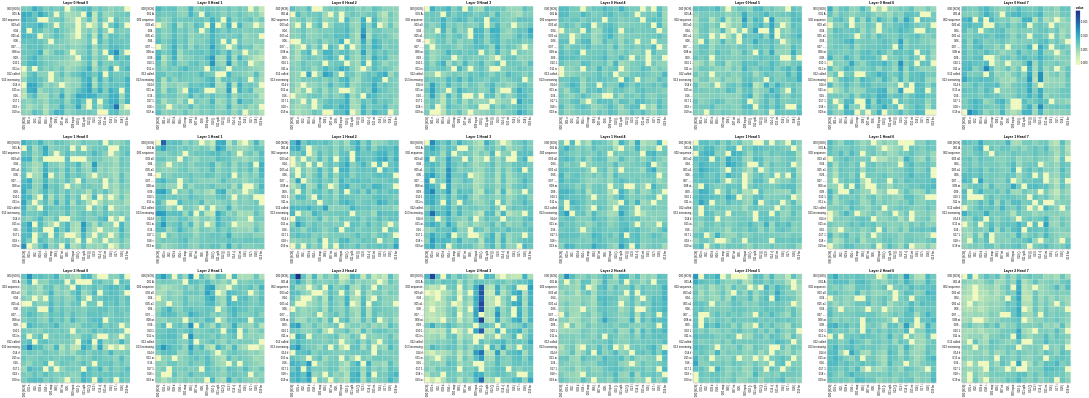

This figure's notebook cell:
### Code cell
# Encoder Self-Attention
get_all_attention_maps("encoder-decoder", layers, heads, encoder_input_tokens, decoder_input_tokens, min(20, sentence_len))

### Figure 1 — Vega-Lite specification as saved in the notebook (floating-point values rounded to 4 significant figures; data arrays with more than 128 entries replaced by an {"elided": "..."} marker saying what was removed)
{"config": {"view": {"continuousWidth": 400, "continuousHeight": 300}}, "vconcat": [{"hconcat": [{"data": {"name": "data-23fcf6bd0262f901179649a1bfbf1953"}, "mark": "rect", "encoding": {"color": {"field": "value", "type": "quantitative"}, "tooltip": [{"field": "row", "type": "quantitative"}, {"field": "column", "type": "quantitative"}, {"field": "value", "type": "quantitative"}, {"field": "row_token", "type": "nominal"}, {"field": "col_token", "type": "nominal"}], "x": {"axis": {"title": ""}, "field": "col_token", "type": "nominal"}, "y": {"axis": {"title": ""}, "field": "row_token", "type": "nominal"}}, "height": 400, "selection": {"selector049": {"type": "interval", "bind": "scales", "encodings": ["x", "y"]}}, "title": "Layer 0 Head 0", "width": 400}, {"data": {"name": "data-4b9dc53f1a9c0082c9dea975f9e272a3"}, "mark": "rect", "encoding": {"color": {"field": "value", "type": "quantitative"}, "tooltip": [{"field": "row", "type": "quantitative"}, {"field": "column", "type": "quantitative"}, {"field": "value", "type": "quantitative"}, {"field": "row_token", "type": "nominal"}, {"field": "col_token", "type": "nominal"}], "x": {"axis": {"title": ""}, "field": "col_token", "type": "nominal"}, "y": {"axis": {"title": ""}, "field": "row_token", "type": "nominal"}}, "height": 400, "selection": {"selector050": {"type": "interval", "bind": "scales", "encodings": ["x", "y"]}}, "title": "Layer 0 Head 1", "width": 400}, {"data": {"name": "data-94df0815c0bd995c3ebf557dc608aa62"}, "mark": "rect", "encoding": {"color": {"field": "value", "type": "quantitative"}, "tooltip": [{"field": "row", "type": "quantitative"}, {"field": "column", "type": "quantitative"}, {"field": "value", "type": "quantitative"}, {"field": "row_token", "type": "nominal"}, {"field": "col_token", "type": "nominal"}], "x": {"axis": {"title": ""}, "field": "col_token", "type": "nominal"}, "y": {"axis": {"title": ""}, "field": "row_token", "type": "nominal"}}, "height": 400, "selection": {"selector051": {"type": "interval", "bind": "scales", "encodings": ["x", "y"]}}, "title": "Layer 0 Head 2", "width": 400}, {"data": {"name": "data-0f1cdf91067cc9103a2c29b3f4de8e77"}, "mark": "rect", "encoding": {"color": {"field": "value", "type": "quantitative"}, "tooltip": [{"field": "row", "type": "quantitative"}, {"field": "column", "type": "quantitative"}, {"field": "value", "type": "quantitative"}, {"field": "row_token", "type": "nominal"}, {"field": "col_token", "type": "nominal"}], "x": {"axis": {"title": ""}, "field": "col_token", "type": "nominal"}, "y": {"axis": {"title": ""}, "field": "row_token", "type": "nominal"}}, "height": 400, "selection": {"selector052": {"type": "interval", "bind": "scales", "encodings": ["x", "y"]}}, "title": "Layer 0 Head 3", "width": 400}, {"data": {"name": "data-c9ac77e01907610aada93647ad3d0717"}, "mark": "rect", "encoding": {"color": {"field": "value", "type": "quantitative"}, "tooltip": [{"field": "row", "type": "quantitative"}, {"field": "column", "type": "quantitative"}, {"field": "value", "type": "quantitative"}, {"field": "row_token", "type": "nominal"}, {"field": "col_token", "type": "nominal"}], "x": {"axis": {"title": ""}, "field": "col_token", "type": "nominal"}, "y": {"axis": {"title": ""}, "field": "row_token", "type": "nominal"}}, "height": 400, "selection": {"selector053": {"type": "interval", "bind": "scales", "encodings": ["x", "y"]}}, "title": "Layer 0 Head 4", "width": 400}, {"data": {"name": "data-1809c0bd0553d5d6cc65a8bfc2a0ea1a"}, "mark": "rect", "encoding": {"color": {"field": "value", "type": "quantitative"}, "tooltip": [{"field": "row", "type": "quantitative"}, {"field": "column", "type": "quantitative"}, {"field": "value", "type": "quantitative"}, {"field": "row_token", "type": "nominal"}, {"field": "col_token", "type": "nominal"}], "x": {"axis": {"title": ""}, "field": "col_token", "type": "nominal"}, "y": {"axis": {"title": ""}, "field": "row_token", "type": "nominal"}}, "height": 400, "selection": {"selector054": {"type": "interval", "bind": "scales", "encodings": ["x", "y"]}}, "title": "Layer 0 Head 5", "width": 400}, {"data": {"name": "data-bffe9a95d950b82ced0b683a02e0f579"}, "mark": "rect", "encoding": {"color": {"field": "value", "type": "quantitative"}, "tooltip": [{"field": "row", "type": "quantitative"}, {"field": "column", "type": "quantitative"}, {"field": "value", "type": "quantitative"}, {"field": "row_token", "type": "nominal"}, {"field": "col_token", "type": "nominal"}], "x": {"axis": {"title": ""}, "field": "col_token", "type": "nominal"}, "y": {"axis": {"title": ""}, "field": "row_token", "type": "nominal"}}, "height": 400, "selection": {"selector055": {"type": "interval", "bind": "scales", "encodings": ["x", "y"]}}, "title": "Layer 0 Head 6", "width": 400}, {"data": {"name": "data-874802a07d124aa2fab199822c348967"}, "mark": "rect", "encoding": {"color": {"field": "value", "type": "quantitative"}, "tooltip": [{"field": "row", "type": "quantitative"}, {"field": "column", "type": "quantitative"}, {"field": "value", "type": "quantitative"}, {"field": "row_token", "type": "nominal"}, {"field": "col_token", "type": "nominal"}], "x": {"axis": {"title": ""}, "field": "col_token", "type": "nominal"}, "y": {"axis": {"title": ""}, "field": "row_token", "type": "nominal"}}, "height": 400, "selection": {"selector056": {"type": "interval", "bind": "scales", "encodings": ["x", "y"]}}, "title": "Layer 0 Head 7", "width": 400}]}, {"hconcat": [{"data": {"name": "data-ab939f8a4d99848ca61cd63e86bc7ee5"}, "mark": "rect", "encoding": {"color": {"field": "value", "type": "quantitative"}, "tooltip": [{"field": "row", "type": "quantitative"}, {"field": "column", "type": "quantitative"}, {"field": "value", "type": "quantitative"}, {"field": "row_token", "type": "nominal"}, {"field": "col_token", "type": "nominal"}], "x": {"axis": {"title": ""}, "field": "col_token", "type": "nominal"}, "y": {"axis": {"title": ""}, "field": "row_token", "type": "nominal"}}, "height": 400, "selection": {"selector057": {"type": "interval", "bind": "scales", "encodings": ["x", "y"]}}, "title": "Layer 1 Head 0", "width": 400}, {"data": {"name": "data-f93562bf006fceae99a0b84469636834"}, "mark": "rect", "encoding": {"color": {"field": "value", "type": "quantitative"}, "tooltip": [{"field": "row", "type": "quantitative"}, {"field": "column", "type": "quantitative"}, {"field": "value", "type": "quantitative"}, {"field": "row_token", "type": "nominal"}, {"field": "col_token", "type": "nominal"}], "x": {"axis": {"title": ""}, "field": "col_token", "type": "nominal"}, "y": {"axis": {"title": ""}, "field": "row_token", "type": "nominal"}}, "height": 400, "selection": {"selector058": {"type": "interval", "bind": "scales", "encodings": ["x", "y"]}}, "title": "Layer 1 Head 1", "width": 400}, {"data": {"name": "data-61e38a2260fc53c452506d3b647fa838"}, "mark": "rect", "encoding": {"color": {"field": "value", "type": "quantitative"}, "tooltip": [{"field": "row", "type": "quantitative"}, {"field": "column", "type": "quantitative"}, {"field": "value", "type": "quantitative"}, {"field": "row_token", "type": "nominal"}, {"field": "col_token", "type": "nominal"}], "x": {"axis": {"title": ""}, "field": "col_token", "type": "nominal"}, "y": {"axis": {"title": ""}, "field": "row_token", "type": "nominal"}}, "height": 400, "selection": {"selector059": {"type": "interval", "bind": "scales", "encodings": ["x", "y"]}}, "title": "Layer 1 Head 2", "width": 400}, {"data": {"name": "data-617c8078b244432990539410c55c0f7a"}, "mark": "rect", "encoding": {"color": {"field": "value", "type": "quantitative"}, "tooltip": [{"field": "row", "type": "quantitative"}, {"field": "column", "type": "quantitative"}, {"field": "value", "type": "quantitative"}, {"field": "row_token", "type": "nominal"}, {"field": "col_token", "type": "nominal"}], "x": {"axis": {"title": ""}, "field": "col_token", "type": "nominal"}, "y": {"axis": {"title": ""}, "field": "row_token", "type": "nominal"}}, "height": 400, "selection": {"selector060": {"type": "interval", "bind": "scales", "encodings": ["x", "y"]}}, "title": "Layer 1 Head 3", "width": 400}, {"data": {"name": "data-f61d0556bf69aabf2e60c985d6ec05c5"}, "mark": "rect", "encoding": {"color": {"field": "value", "type": "quantitative"}, "tooltip": [{"field": "row", "type": "quantitative"}, {"field": "column", "type": "quantitative"}, {"field": "value", "type": "quantitative"}, {"field": "row_token", "type": "nominal"}, {"field": "col_token", "type": "nominal"}], "x": {"axis": {"title": ""}, "field": "col_token", "type": "nominal"}, "y": {"axis": {"title": ""}, "field": "row_token", "type": "nominal"}}, "height": 400, "selection": {"selector061": {"type": "interval", "bind": "scales", "encodings": ["x", "y"]}}, "title": "Layer 1 Head 4", "width": 400}, {"data": {"name": "data-8e703543f28a317c6b3dbb58180413ab"}, "mark": "rect", "encoding": {"color": {"field": "value", "type": "quantitative"}, "tooltip": [{"field": "row", "type": "quantitative"}, {"field": "column", "type": "quantitative"}, {"field": "value", "type": "quantitative"}, {"field": "row_token", "type": "nominal"}, {"field": "col_token", "type": "nominal"}], "x": {"axis": {"title": ""}, "field": "col_token", "type": "nominal"}, "y": {"axis": {"title": ""}, "field": "row_token", "type": "nominal"}}, "height": 400, "selection": {"selector062": {"type": "interval", "bind": "scales", "encodings": ["x", "y"]}}, "title": "Layer 1 Head 5", "width": 400}, {"data": {"name": "data-f04b54f2ac9c10cdc050ad767829506b"}, "mark": "rect", "encoding": {"color": {"field": "value", "type": "quantitative"}, "tooltip": [{"field": "row", "type": "quantitative"}, {"field": "column", "type": "quantitative"}, {"field": "value", "type": "quantitative"}, {"field": "row_token", "type": "nominal"}, {"field": "col_token", "type": "nominal"}], "x": {"axis": {"title": ""}, "field": "col_token", "type": "nominal"}, "y": {"axis": {"title": ""}, "field": "row_token", "type": "nominal"}}, "height": 400, "selection": {"selector063": {"type": "interval", "bind": "scales", "encodings": ["x", "y"]}}, "title": "Layer 1 Head 6", "width": 400}, {"data": {"name": "data-a44da9e56de271829dbd311316579c60"}, "mark": "rect", "encoding": {"color": {"field": "value", "type": "quantitative"}, "tooltip": [{"field": "row", "type": "quantitative"}, {"field": "column", "type": "quantitative"}, {"field": "value", "type": "quantitative"}, {"field": "row_token", "type": "nominal"}, {"field": "col_token", "type": "nominal"}], "x": {"axis": {"title": ""}, "field": "col_token", "type": "nominal"}, "y": {"axis": {"title": ""}, "field": "row_token", "type": "nominal"}}, "height": 400, "selection": {"selector064": {"type": "interval", "bind": "scales", "encodings": ["x", "y"]}}, "title": "Layer 1 Head 7", "width": 400}]}, {"hconcat": [{"data": {"name": "data-80dcb6dd011a5fb0cc535dcea1c515f8"}, "mark": "rect", "encoding": {"color": {"field": "value", "type": "quantitative"}, "tooltip": [{"field": "row", "type": "quantitative"}, {"field": "column", "type": "quantitative"}, {"field": "value", "type": "quantitative"}, {"field": "row_token", "type": "nominal"}, {"field": "col_token", "type": "nominal"}], "x": {"axis": {"title": ""}, "field": "col_token", "type": "nominal"}, "y": {"axis": {"title": ""}, "field": "row_token", "type": "nominal"}}, "height": 400, "selection": {"selector065": {"type": "interval", "bind": "scales", "encodings": ["x", "y"]}}, "title": "Layer 2 Head 0", "width": 400}, {"data": {"name": "data-2bea02c5eebdfc0069df5df91316a0be"}, "mark": "rect", "encoding": {"color": {"field": "value", "type": "quantitative"}, "tooltip": [{"field": "row", "type": "quantitative"}, {"field": "column", "type": "quantitative"}, {"field": "value", "type": "quantitative"}, {"field": "row_token", "type": "nominal"}, {"field": "col_token", "type": "nominal"}], "x": {"axis": {"title": ""}, "field": "col_token", "type": "nominal"}, "y": {"axis": {"title": ""}, "field": "row_token", "type": "nominal"}}, "height": 400, "selection": {"selector066": {"type": "interval", "bind": "scales", "encodings": ["x", "y"]}}, "title": "Layer 2 Head 1", "width": 400}, {"data": {"name": "data-e28e9a664098982840c55c28853f8212"}, "mark": "rect", "encoding": {"color": {"field": "value", "type": "quantitative"}, "tooltip": [{"field": "row", "type": "quantitative"}, {"field": "column", "type": "quantitative"}, {"field": "value", "type": "quantitative"}, {"field": "row_token", "type": "nominal"}, {"field": "col_token", "type": "nominal"}], "x": {"axis": {"title": ""}, "field": "col_token", "type": "nominal"}, "y": {"axis": {"title": ""}, "field": "row_token", "type": "nominal"}}, "height": 400, "selection": {"selector067": {"type": "interval", "bind": "scales", "encodings": ["x", "y"]}}, "title": "Layer 2 Head 2", "width": 400}, {"data": {"name": "data-8c526482046a9c286f526c928399c2d2"}, "mark": "rect", "encoding": {"color": {"field": "value", "type": "quantitative"}, "tooltip": [{"field": "row", "type": "quantitative"}, {"field": "column", "type": "quantitative"}, {"field": "value", "type": "quantitative"}, {"field": "row_token", "type": "nominal"}, {"field": "col_token", "type": "nominal"}], "x": {"axis": {"title": ""}, "field": "col_token", "type": "nominal"}, "y": {"axis": {"title": ""}, "field": "row_token", "type": "nominal"}}, "height": 400, "selection": {"selector068": {"type": "interval", "bind": "scales", "encodings": ["x", "y"]}}, "title": "Layer 2 Head 3", "width": 400}, {"data": {"name": "data-1abf1ac9d04bc147e4e7e06aca2d0ca2"}, "mark": "rect", "encoding": {"color": {"field": "value", "type": "quantitative"}, "tooltip": [{"field": "row", "type": "quantitative"}, {"field": "column", "type": "quantitative"}, {"field": "value", "type": "quantitative"}, {"field": "row_token", "type": "nominal"}, {"field": "col_token", "type": "nominal"}], "x": {"axis": {"title": ""}, "field": "col_token", "type": "nominal"}, "y": {"axis": {"title": ""}, "field": "row_token", "type": "nominal"}}, "height": 400, "selection": {"selector069": {"type": "interval", "bind": "scales", "encodings": ["x", "y"]}}, "title": "Layer 2 Head 4", "width": 400}, {"data": {"name": "data-9327d4a86d3845f28da44d4f304a5052"}, "mark": "rect", "encoding": {"color": {"field": "value", "type": "quantitative"}, "tooltip": [{"field": "row", "type": "quantitative"}, {"field": "column", "type": "quantitative"}, {"field": "value", "type": "quantitative"}, {"field": "row_token", "type": "nominal"}, {"field": "col_token", "type": "nominal"}], "x": {"axis": {"title": ""}, "field": "col_token", "type": "nominal"}, "y": {"axis": {"title": ""}, "field": "row_token", "type": "nominal"}}, "height": 400, "selection": {"selector070": {"type": "interval", "bind": "scales", "encodings": ["x", "y"]}}, "title": "Layer 2 Head 5", "width": 400}, {"data": {"name": "data-e731e331019a5f9f3e8b3bf81370beda"}, "mark": "rect", "encoding": {"color": {"field": "value", "type": "quantitative"}, "tooltip": [{"field": "row", "type": "quantitative"}, {"field": "column", "type": "quantitative"}, {"field": "value", "type": "quantitative"}, {"field": "row_token", "type": "nominal"}, {"field": "col_token", "type": "nominal"}], "x": {"axis": {"title": ""}, "field": "col_token", "type": "nominal"}, "y": {"axis": {"title": ""}, "field": "row_token", "type": "nominal"}}, "height": 400, "selection": {"selector071": {"type": "interval", "bind": "scales", "encodings": ["x", "y"]}}, "title": "Layer 2 Head 6", "width": 400}, {"data": {"name": "data-16c71aeeec5c1e36d5893690c2e04d55"}, "mark": "rect", "encoding": {"color": {"field": "value", "type": "quantitative"}, "tooltip": [{"field": "row", "type": "quantitative"}, {"field": "column", "type": "quantitative"}, {"field": "value", "type": "quantitative"}, {"field": "row_token", "type": "nominal"}, {"field": "col_token", "type": "nominal"}], "x": {"axis": {"title": ""}, "field": "col_token", "type": "nominal"}, "y": {"axis": {"title": ""}, "field": "row_token", "type": "nominal"}}, "height": 400, "selection": {"selector072": {"type": "interval", "bind": "scales", "encodings": ["x", "y"]}}, "title": "Layer 2 Head 7", "width": 400}]}], "$schema": "https://vega.github.io/schema/vega-lite/v4.17.0.json", "datasets": {"data-23fcf6bd0262f901179649a1bfbf1953": {"elided": "400 records"}, "data-4b9dc53f1a9c0082c9dea975f9e272a3": {"elided": "400 records"}, "data-94df0815c0bd995c3ebf557dc608aa62": {"elided": "400 records"}, "data-0f1cdf91067cc9103a2c29b3f4de8e77": {"elided": "400 records"}, "data-c9ac77e01907610aada93647ad3d0717": {"elided": "400 records"}, "data-1809c0bd0553d5d6cc65a8bfc2a0ea1a": {"elided": "400 records"}, "data-bffe9a95d950b82ced0b683a02e0f579": {"elided": "400 records"}, "data-874802a07d124aa2fab199822c348967": {"elided": "400 records"}, "data-ab939f8a4d99848ca61cd63e86bc7ee5": {"elided": "400 records"}, "data-f93562bf006fceae99a0b84469636834": {"elided": "400 records"}, "data-61e38a2260fc53c452506d3b647fa838": {"elided": "400 records"}, "data-617c8078b244432990539410c55c0f7a": {"elided": "400 records"}, "data-f61d0556bf69aabf2e60c985d6ec05c5": {"elided": "400 records"}, "data-8e703543f28a317c6b3dbb58180413ab": {"elided": "400 records"}, "data-f04b54f2ac9c10cdc050ad767829506b": {"elided": "400 records"}, "data-a44da9e56de271829dbd311316579c60": {"elided": "400 records"}, "data-80dcb6dd011a5fb0cc535dcea1c515f8": {"elided": "400 records"}, "data-2bea02c5eebdfc0069df5df91316a0be": {"elided": "400 records"}, "data-e28e9a664098982840c55c28853f8212": {"elided": "400 records"}, "data-8c526482046a9c286f526c928399c2d2": {"elided": "400 records"}, "data-1abf1ac9d04bc147e4e7e06aca2d0ca2": {"elided": "400 records"}, "data-9327d4a86d3845f28da44d4f304a5052": {"elided": "400 records"}, "data-e731e331019a5f9f3e8b3bf81370beda": {"elided": "400 records"}, "data-16c71aeeec5c1e36d5893690c2e04d55": {"elided": "400 records"}}}
